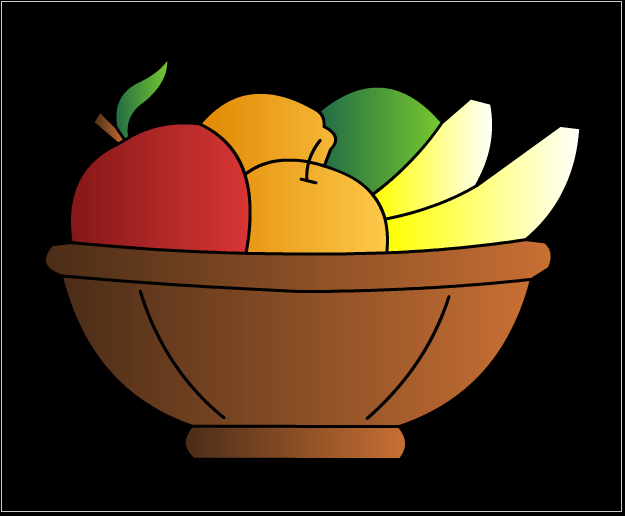
//> input picture fruits.png, 625 x 516 px
$ ./SelectorBaW   (built with g++ and OpenCV 4)
//> lines starting //> are read from the running program, lines starting //| are printed output that depends on the picture; after the words box and inside, x2 and y2 are one past the last pixel; in counts of white or black regions, pixels touching at a corner belong together
#include <iostream>
#include <stdlib.h>
#include "opencv2/highgui/highgui.hpp"
#include "opencv2/imgproc/imgproc.hpp"
#include "opencv2/core/core.hpp"
using namespace cv;
using namespace std;
int main()
{
	int i,j;
	Mat img=imread("fruits.png",0);
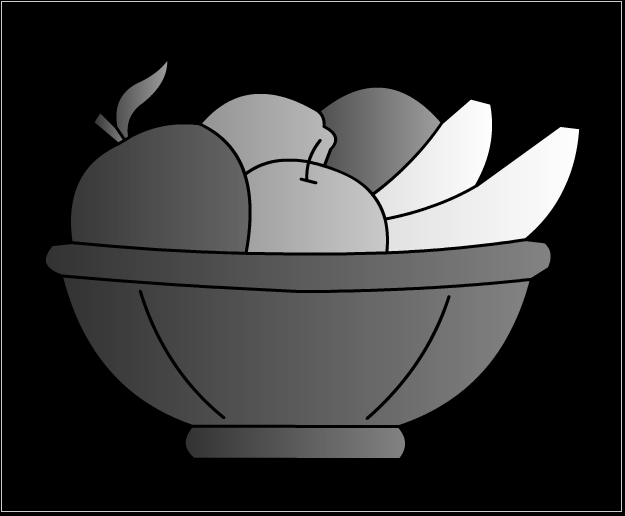
//> img: 516 rows x 625 cols, CV_8UC1; min 0, max 254, mean 52.5
	Mat img1(img.rows,img.cols,CV_8UC1,Scalar(0));
	for(i=0;i<img.rows;i++)
	{
		for(j=0;j<img.cols;j++)
		{
			if(img.at<uchar>(i,j)>152)
			{
				img1.at<uchar>(i,j)=0;
			}
			else
			{
				img1.at<uchar>(i,j)=255;
			}
		}
	}
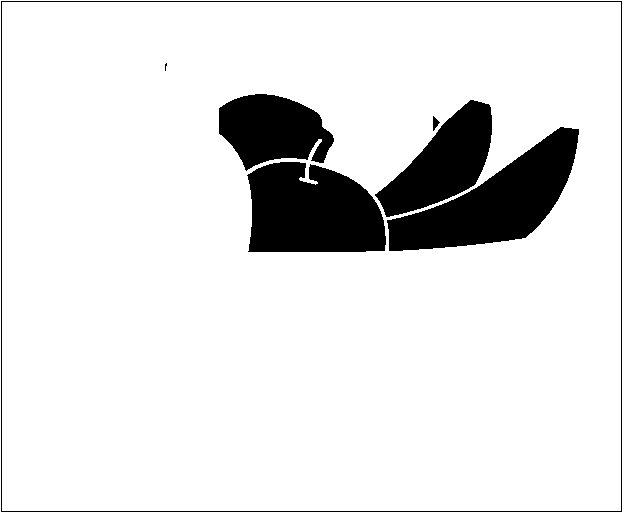
//> img1: 516 rows x 625 cols, CV_8UC1; 88.8% white; 7 black regions (1 under 20 px), largest, box (x1, y1, x2, y2) and area: (387, 127, 579, 251) 10743, (247, 162, 386, 252) 10348, (375, 100, 492, 217) 6790, (219, 94, 334, 171) 6054, (1, 1, 622, 512) 2260, (433, 116, 440, 131) 56
	imshow("ab",img1);
	waitKey(0);
	return 0;
}
